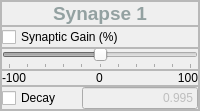
                         <widget class="QFrame" name="Spikeling_Synapse1_frame">
                          <property name="frameShape">
                           <enum>QFrame::StyledPanel</enum>
                          </property>
                          <property name="frameShadow">
                           <enum>QFrame::Raised</enum>
                          </property>
                          <layout class="QVBoxLayout" name="verticalLayout_32">
                           <property name="spacing">
                            <number>0</number>
                           </property>
                           <property name="leftMargin">
                            <number>0</number>
                           </property>
                           <property name="topMargin">
                            <number>0</number>
                           </property>
                           <property name="rightMargin">
                            <number>0</number>
                           </property>
                           <property name="bottomMargin">
                            <number>0</number>
                           </property>
                           <item>
                            <widget class="QFrame" name="Spikeling_Synapse1_label_frame">
                             <property name="frameShape">
                              <enum>QFrame::StyledPanel</enum>
                             </property>
                             <property name="frameShadow">
                              <enum>QFrame::Raised</enum>
                             </property>
                             <layout class="QHBoxLayout" name="horizontalLayout_92">
                              <property name="spacing">
                               <number>0</number>
                              </property>
                              <property name="leftMargin">
                               <number>0</number>
                              </property>
                              <property name="topMargin">
                               <number>0</number>
                              </property>
                              <property name="rightMargin">
                               <number>0</number>
                              </property>
                              <property name="bottomMargin">
                               <number>0</number>
                              </property>
                              <item>
                               <widget class="QLabel" name="Spikeling_Synapse1_label">
                                <property name="styleSheet">
                                 <string notr="true">color: rgb(147, 161, 161);</string>
                                </property>
                                <property name="text">
                                 <string>&lt;html&gt;&lt;head/&gt;&lt;body&gt;&lt;p align=&quot;center&quot;&gt;&lt;span style=&quot; font-size:14pt; font-weight:700;&quot;&gt;Synapse 1&lt;/span&gt;&lt;/p&gt;&lt;/body&gt;&lt;/html&gt;</string>
                                </property>
                               </widget>
                              </item>
                             </layout>
                            </widget>
                           </item>
                           <item>
                            <widget class="QFrame" name="Spikeling_Synapse1_checkBox_frame">
                             <property name="frameShape">
                              <enum>QFrame::StyledPanel</enum>
                             </property>
                             <property name="frameShadow">
                              <enum>QFrame::Raised</enum>
                             </property>
                             <layout class="QHBoxLayout" name="horizontalLayout_94">
                              <property name="spacing">
                               <number>0</number>
                              </property>
                              <property name="leftMargin">
                               <number>0</number>
                              </property>
                              <property name="topMargin">
                               <number>0</number>
                              </property>
                              <property name="rightMargin">
                               <number>0</number>
                              </property>
                              <property name="bottomMargin">
                               <number>0</number>
                              </property>
                              <item>
                               <widget class="QCheckBox" name="Spikeling_Synapse1_checkBox">
                                <property name="text">
                                 <string>Synaptic Gain (%)</string>
                                </property>
                               </widget>
                              </item>
                             </layout>
                            </widget>
                           </item>
                           <item>
                            <widget class="QFrame" name="Spikeling_Synapse1_slider_frame">
                             <property name="frameShape">
                              <enum>QFrame::StyledPanel</enum>
                             </property>
                             <property name="frameShadow">
                              <enum>QFrame::Raised</enum>
                             </property>
                             <layout class="QHBoxLayout" name="horizontalLayout_95">
                              <property name="spacing">
                               <number>0</number>
                              </property>
                              <property name="leftMargin">
                               <number>0</number>
                              </property>
                              <property name="topMargin">
                               <number>0</number>
                              </property>
                              <property name="rightMargin">
                               <number>0</number>
                              </property>
                              <property name="bottomMargin">
                               <number>0</number>
                              </property>
                              <item>
                               <widget class="QSlider" name="Spikeling_Synapse1_slider">
                                <property name="enabled">
                                 <bool>false</bool>
                                </property>
                                <property name="minimum">
                                 <number>-100</number>
                                </property>
                                <property name="maximum">
                                 <number>100</number>
                                </property>
                                <property name="orientation">
                                 <enum>Qt::Horizontal</enum>
                                </property>
                                <property name="tickPosition">
                                 <enum>QSlider::TicksBelow</enum>
                                </property>
                                <property name="tickInterval">
                                 <number>20</number>
                                </property>
                               </widget>
                              </item>
                             </layout>
                            </widget>
                           </item>
                           <item alignment="Qt::AlignTop">
                            <widget class="QFrame" name="Spikeling_Synapse1_values_frame">
                             <property name="frameShape">
                              <enum>QFrame::StyledPanel</enum>
                             </property>
                             <property name="frameShadow">
                              <enum>QFrame::Raised</enum>
                             </property>
                             <layout class="QHBoxLayout" name="horizontalLayout_96">
                              <property name="spacing">
                               <number>0</number>
                              </property>
                              <property name="leftMargin">
                               <number>0</number>
                              </property>
                              <property name="topMargin">
                               <number>0</number>
                              </property>
                              <property name="rightMargin">
                               <number>0</number>
                              </property>
                              <property name="bottomMargin">
                               <number>0</number>
                              </property>
                              <item>
                               <widget class="QLabel" name="Spikeling_Synapse1_min">
                                <property name="text">
                                 <string>-100</string>
                                </property>
                               </widget>
                              </item>
                              <item alignment="Qt::AlignHCenter|Qt::AlignTop">
                               <widget class="QLabel" name="Spikeling_Synapse1_0">
                                <property name="text">
                                 <string>0</string>
                                </property>
                               </widget>
                              </item>
                              <item>
                               <widget class="QLabel" name="Spikeling_Synapse1_max">
                                <property name="text">
                                 <string>100</string>
                                </property>
                                <property name="alignment">
                                 <set>Qt::AlignRight|Qt::AlignTrailing|Qt::AlignVCenter</set>
                                </property>
                               </widget>
                              </item>
                             </layout>
                            </widget>
                           </item>
                           <item>
                            <widget class="QFrame" name="Spikeling_Synapse1_Decay_frame">
                             <property name="frameShape">
                              <enum>QFrame::StyledPanel</enum>
                             </property>
                             <property name="frameShadow">
                              <enum>QFrame::Raised</enum>
                             </property>
                             <layout class="QHBoxLayout" name="horizontalLayout_93">
                              <property name="spacing">
                               <number>21</number>
                              </property>
                              <property name="leftMargin">
                               <number>0</number>
                              </property>
                              <property name="topMargin">
                               <number>0</number>
                              </property>
                              <property name="rightMargin">
                               <number>0</number>
                              </property>
                              <property name="bottomMargin">
                               <number>0</number>
                              </property>
                              <item>
                               <widget class="QCheckBox" name="Spikeling_Synapse1_Decay_checkBox">
                                <property name="text">
                                 <string>Decay</string>
                                </property>
                               </widget>
                              </item>
                              <item>
                               <widget class="QLineEdit" name="Spikeling_Synapse1_Decay_value">
                                <property name="enabled">
                                 <bool>false</bool>
                                </property>
                                <property name="sizePolicy">
                                 <sizepolicy hsizetype="Expanding" vsizetype="Preferred">
                                  <horstretch>0</horstretch>
                                  <verstretch>0</verstretch>
                                 </sizepolicy>
                                </property>
                                <property name="text">
                                 <string>0.995</string>
                                </property>
                                <property name="alignment">
                                 <set>Qt::AlignRight|Qt::AlignTrailing|Qt::AlignVCenter</set>
                                </property>
                               </widget>
                              </item>
                             </layout>
                            </widget>
                           </item>
                          </layout>
                         </widget>
